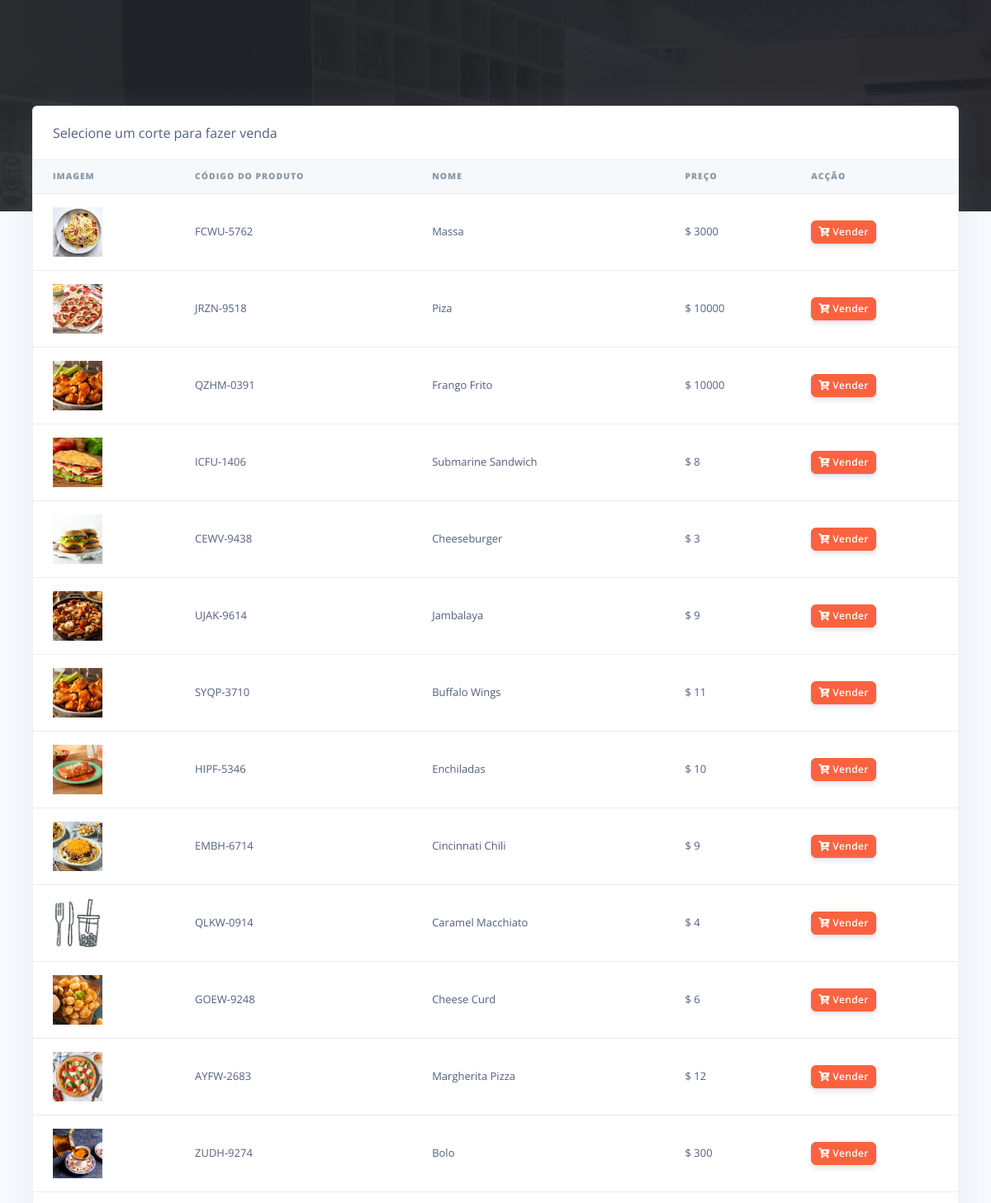
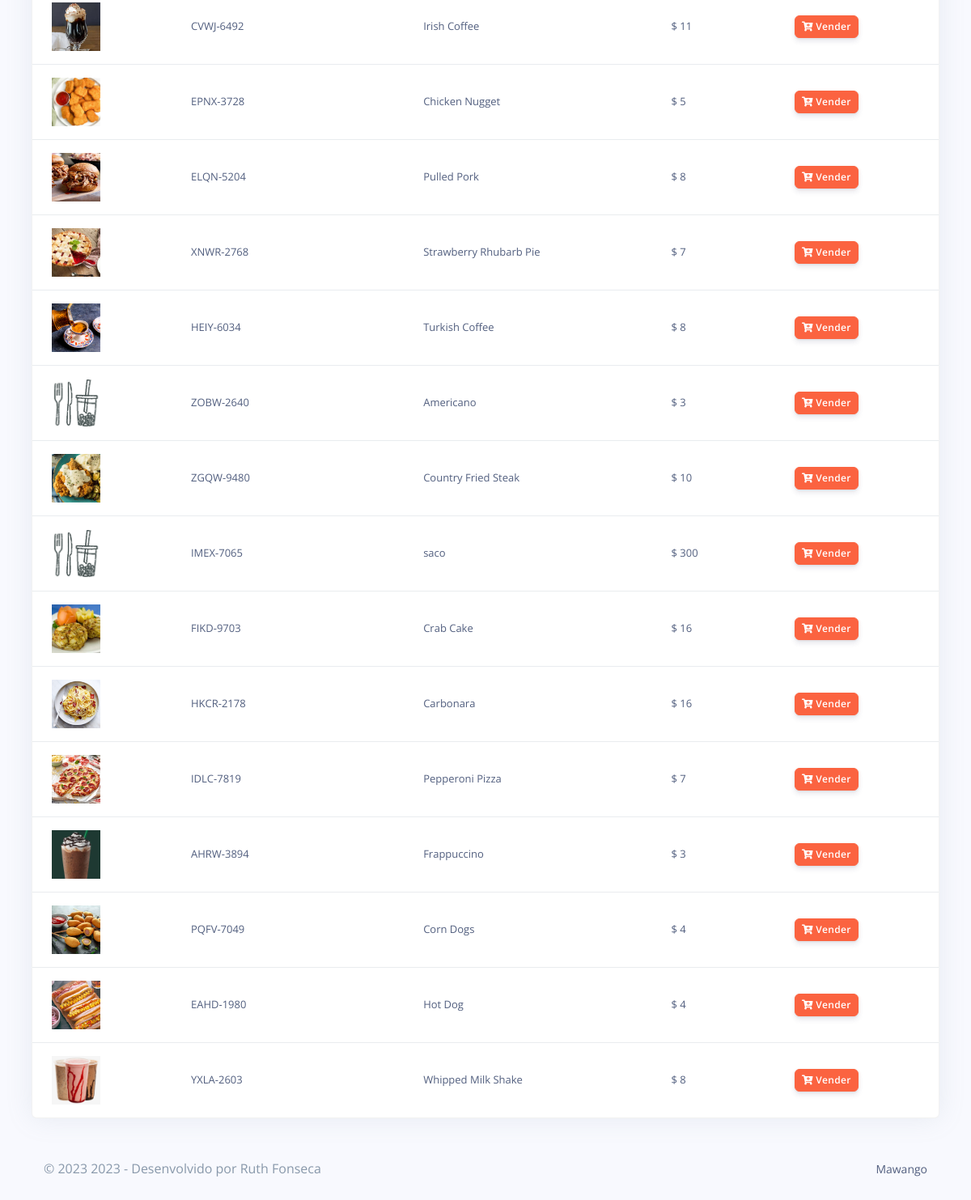
Page /mawango/admin/orders.php (signed in) on the committed database (2 pictures, top to bottom).
### tables this page shows
CREATE TABLE `rpos_products` (
  `prod_id` varchar(200) NOT NULL,
  `prod_code` varchar(200) NOT NULL,
  `prod_name` varchar(200) NOT NULL,
  `prod_img` varchar(200) NOT NULL,
  `prod_desc` longtext NOT NULL,
  `prod_price` varchar(200) NOT NULL,
  `created_at` timestamp(6) NOT NULL DEFAULT CURRENT_TIMESTAMP(6) ON UPDATE CURRENT_TIMESTAMP(6)
);

### mawango/admin/orders.php (the view, shortened to what this page needs)
<?php
include('config/config.php');
require_once('partials/_head.php');
?>
<body>
  <div class="main-content">
    <div class="container-fluid mt--8">
      <div class="row">
        <div class="col">
          <div class="card shadow">
            <div class="card-header border-0">
             Selecione um corte para fazer venda
            </div>
            <div class="table-responsive">
              <table class="table align-items-center table-flush">
                <thead class="thead-light">
                  <tr>
                    <th scope="col"><b>Imagem</b></th>
                    <th scope="col"><b>Código do produto</b></th>
                    <th scope="col"><b>Nome</b></th>
                    <th scope="col"><b>Preço</b></th>
                    <th scope="col"><b>Acção</b></th>
                  </tr>
                </thead>
                <tbody>
                  <?php
                  $ret = "SELECT * FROM  rpos_products ";
                  $stmt = $mysqli->prepare($ret);
                  $stmt->execute();
                  $res = $stmt->get_result();
                  while ($prod = $res->fetch_object()) {
                  ?>
                    <tr>
                      <td>
                        <?php
                        if ($prod->prod_img) {
                          echo "<img src='assets/img/products/$prod->prod_img' height='60' width='60 class='img-thumbnail'>";
                        } else {
                          echo "<img src='assets/img/products/default.jpg' height='60' width='60 class='img-thumbnail'>";
                        }
                        ?>
                      </td>
                      <td><?php echo $prod->prod_code; ?></td>
                      <td><?php echo $prod->prod_name; ?></td>
                      <td>$ <?php echo $prod->prod_price; ?></td>
                      <td>
                        <a href="make_oder.php?prod_id=<?php echo $prod->prod_id; ?>&prod_name=<?php echo $prod->prod_name; ?>&prod_price=<?php echo $prod->prod_price; ?>">
                          <button class="btn btn-sm btn-warning">
                            <i class="fas fa-cart-plus"></i>
                            Vender
                          </button>
                        </a>
                      </td>
                    </tr>
                  <?php } ?>
                </tbody>
              </table>
            </div>
          </div>
        </div>
      </div>
      <?php
      require_once('partials/_footer.php');
      ?>
    </div>
  </div>
</body>
</html>

### rows in the picture
rpos_products: prod_img (picture), prod_code "FCWU-5762", prod_name "Massa", prod_price "3000"
rpos_products: prod_img (picture), prod_code "JRZN-9518", prod_name "Piza", prod_price "10000"
rpos_products: prod_img (picture), prod_code "QZHM-0391", prod_name "Frango Frito", prod_price "10000"
rpos_products: prod_img (picture), prod_code "ICFU-1406", prod_name "Submarine Sandwich", prod_price "8"
rpos_products: prod_img (picture), prod_code "CEWV-9438", prod_name "Cheeseburger", prod_price "3"
rpos_products: prod_img (picture), prod_code "UJAK-9614", prod_name "Jambalaya", prod_price "9"
rpos_products: prod_img (picture), prod_code "SYQP-3710", prod_name "Buffalo Wings", prod_price "11"
rpos_products: prod_img (picture), prod_code "HIPF-5346", prod_name "Enchiladas", prod_price "10"
rpos_products: prod_img (picture), prod_code "EMBH-6714", prod_name "Cincinnati Chili", prod_price "9"
rpos_products: prod_code "QLKW-0914", prod_name "Caramel Macchiato", prod_price "4"
rpos_products: prod_img (picture), prod_code "GOEW-9248", prod_name "Cheese Curd", prod_price "6"
rpos_products: prod_img (picture), prod_code "AYFW-2683", prod_name "Margherita Pizza", prod_price "12"
rpos_products: prod_img (picture), prod_code "ZUDH-9274", prod_name "Bolo", prod_price "300"
rpos_products: prod_img (picture), prod_code "CVWJ-6492", prod_name "Irish Coffee", prod_price "11"
rpos_products: prod_img (picture), prod_code "EPNX-3728", prod_name "Chicken Nugget", prod_price "5"
rpos_products: prod_img (picture), prod_code "ELQN-5204", prod_name "Pulled Pork", prod_price "8"
rpos_products: prod_img (picture), prod_code "XNWR-2768", prod_name "Strawberry Rhubarb Pie", prod_price "7"
rpos_products: prod_img (picture), prod_code "HEIY-6034", prod_name "Turkish Coffee", prod_price "8"
rpos_products: prod_code "ZOBW-2640", prod_name "Americano", prod_price "3"
rpos_products: prod_img (picture), prod_code "ZGQW-9480", prod_name "Country Fried Steak", prod_price "10"
rpos_products: prod_code "IMEX-7065", prod_name "saco", prod_price "300"
rpos_products: prod_img (picture), prod_code "FIKD-9703", prod_name "Crab Cake", prod_price "16"
rpos_products: prod_img (picture), prod_code "HKCR-2178", prod_name "Carbonara", prod_price "16"
rpos_products: prod_img (picture), prod_code "IDLC-7819", prod_name "Pepperoni Pizza", prod_price "7"
rpos_products: prod_img (picture), prod_code "AHRW-3894", prod_name "Frappuccino", prod_price "3"
rpos_products: prod_img (picture), prod_code "PQFV-7049", prod_name "Corn Dogs", prod_price "4"
rpos_products: prod_img (picture), prod_code "EAHD-1980", prod_name "Hot Dog", prod_price "4"
rpos_products: prod_img (picture), prod_code "YXLA-2603", prod_name "Whipped Milk Shake", prod_price "8"
